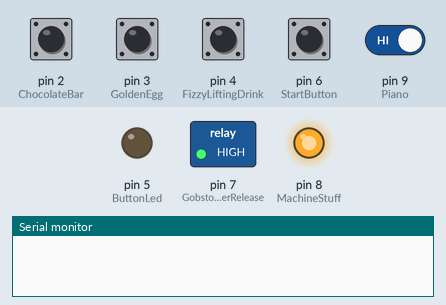
A sketch run on a simulated Arduino Uno, built with avr-gcc and run on an emulated ATmega328P. On the bench: switched loads named in the sketch (green lamp = pin HIGH), output pins drawn as LEDs (lit = HIGH), the last lines printed to the serial monitor. The test bench sets the inputs (shaded band); at power-on: pin 2 (ChocolateBar), pin 3 (GoldenEgg), pin 4 (FizzyLiftingDrink), pin 6 (StartButton), pin 9 (Piano) HIGH.

Above: at 1.2 s.
1.3 s: pin 2 (ChocolateBar) pulled LOW for 0.15 s
2.9 s: pin 3 (GoldenEgg) pulled LOW for 0.15 s
4.5 s: pin 4 (FizzyLiftingDrink) pulled LOW for 0.15 s
6.1 s: pin 6 (StartButton) pulled LOW for 0.15 s
7.7 s: pin 2 (ChocolateBar) driven LOW and pin 3 (GoldenEgg) driven LOW and pin 4 (FizzyLiftingDrink) driven LOW and pin 6 (StartButton) driven LOW and pin 9 (Piano) driven LOW
At 8.5 s:
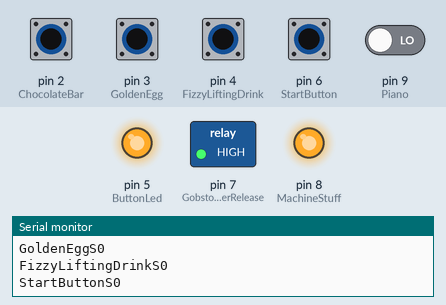
At 9.9 s:
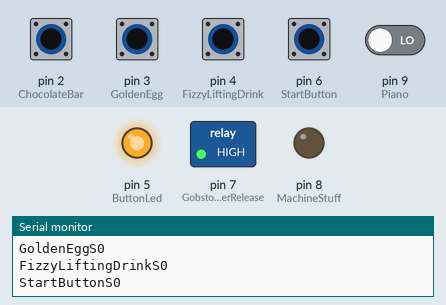
Timing chart, 0 to 25.2 s (numbered marks = the images above; inputs shaded):
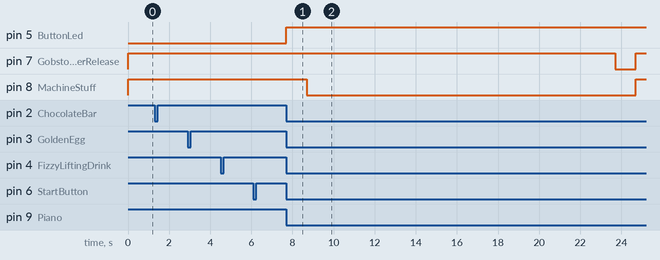

Measured:
- after the input at 7.7 s, pin 5 (ButtonLed): LOW → HIGH at once; pin 7 (GobstopperRelease): HIGH → LOW after 16.0 s, → HIGH 1.0 s later; pin 8 (MachineStuff): HIGH → LOW after 1.0 s, → HIGH 16.0 s later

The sketch:

EverlastingGobbstopperInstalled.ino
```cpp
int ChocolateBar = 2;
int GoldenEgg = 3;
int FizzyLiftingDrink = 4;
int ButtonLed = 5;
int StartButton = 6;
int GobstopperRelease = 7;
int MachineStuff = 8;
int OneTimeUse = 0;
int Piano = 9;


void setup() {
pinMode (ChocolateBar, INPUT_PULLUP);
pinMode (GoldenEgg, INPUT_PULLUP);
pinMode (FizzyLiftingDrink, INPUT_PULLUP);
pinMode (ButtonLed, OUTPUT);
pinMode (StartButton, INPUT_PULLUP);
pinMode (GobstopperRelease, OUTPUT);
pinMode (MachineStuff, OUTPUT);
pinMode (Piano, INPUT_PULLUP);

digitalWrite (ButtonLed, LOW);
digitalWrite (GobstopperRelease, HIGH);
digitalWrite (MachineStuff, HIGH);
Serial.begin(9600);
}

void loop() {
  // put your main code here, to run repeatedly:

int ChocolateBarS = digitalRead(ChocolateBar);
int GoldenEggS = digitalRead(GoldenEgg);
int FizzyLiftingDrinkS = digitalRead(FizzyLiftingDrink);
int StartButtonS = digitalRead(StartButton);
int PianoS = digitalRead(Piano);

if (ChocolateBarS == 0){
 Serial.print ("ChocolateBarS");
  Serial.println (ChocolateBarS);}
  if (GoldenEggS == 0){
   Serial.print ("GoldenEggS");
  Serial.println (GoldenEggS);}
  if (FizzyLiftingDrinkS == 0){
  Serial.print ("FizzyLiftingDrinkS");
  Serial.println (FizzyLiftingDrinkS);}
  if (StartButtonS == 0){
  Serial.print ("StartButtonS");
  Serial.println (StartButtonS);}


if (ChocolateBarS == LOW && GoldenEggS == LOW && FizzyLiftingDrinkS == LOW){
  digitalWrite (ButtonLed,HIGH);}
  else digitalWrite (ButtonLed,LOW);

if (PianoS == LOW){
  delay(1000);
if (ChocolateBarS == LOW && GoldenEggS == LOW && FizzyLiftingDrinkS == LOW && StartButtonS == LOW){
  OneTimeUse++;}
if (OneTimeUse == 1)  {
digitalWrite (ButtonLed,HIGH);
digitalWrite (MachineStuff,LOW);
delay (15000);
digitalWrite (GobstopperRelease, LOW);
delay (1000);
digitalWrite (GobstopperRelease, HIGH);
digitalWrite (MachineStuff, HIGH);
OneTimeUse++;
}
}
}
```
